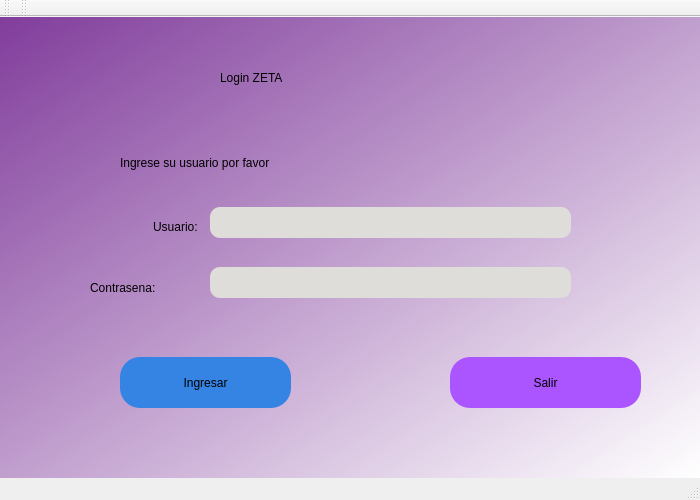
<?xml version="1.0" encoding="UTF-8"?>
<ui version="4.0">
 <class>MainWindow</class>
 <widget class="QMainWindow" name="MainWindow">
  <property name="geometry">
   <rect>
    <x>0</x>
    <y>0</y>
    <width>700</width>
    <height>500</height>
   </rect>
  </property>
  <property name="minimumSize">
   <size>
    <width>700</width>
    <height>500</height>
   </size>
  </property>
  <property name="maximumSize">
   <size>
    <width>700</width>
    <height>500</height>
   </size>
  </property>
  <property name="windowTitle">
   <string>MainWindow</string>
  </property>
  <property name="styleSheet">
   <string notr="true">QWidget#centralwidget{
background-color: qlineargradient(spread:pad, x1:0, y1:0, x2:1, y2:1, stop:0 rgba(129, 61, 156, 255), stop:1 rgba(255, 255, 255, 255));}</string>
  </property>
  <widget class="QWidget" name="centralwidget">
   <widget class="QLabel" name="label">
    <property name="geometry">
     <rect>
      <x>220</x>
      <y>10</y>
      <width>231</width>
      <height>101</height>
     </rect>
    </property>
    <property name="styleSheet">
     <string notr="true">font: 36pt &quot;San Francisco Display&quot;;</string>
    </property>
    <property name="text">
     <string>Login ZETA</string>
    </property>
   </widget>
   <widget class="QLabel" name="label_2">
    <property name="geometry">
     <rect>
      <x>120</x>
      <y>90</y>
      <width>271</width>
      <height>111</height>
     </rect>
    </property>
    <property name="styleSheet">
     <string notr="true">font: 16pt &quot;San Francisco Display&quot;;</string>
    </property>
    <property name="text">
     <string>Ingrese su usuario por favor</string>
    </property>
   </widget>
   <widget class="QLabel" name="label_3">
    <property name="geometry">
     <rect>
      <x>-30</x>
      <y>190</y>
      <width>231</width>
      <height>41</height>
     </rect>
    </property>
    <property name="styleSheet">
     <string notr="true">font: 16pt &quot;San Francisco Display&quot;;</string>
    </property>
    <property name="text">
     <string>&lt;html&gt;&lt;head/&gt;&lt;body&gt;&lt;p align=&quot;right&quot;&gt;Usuario: &lt;/p&gt;&lt;/body&gt;&lt;/html&gt;</string>
    </property>
   </widget>
   <widget class="QLabel" name="label_4">
    <property name="geometry">
     <rect>
      <x>90</x>
      <y>250</y>
      <width>121</width>
      <height>41</height>
     </rect>
    </property>
    <property name="styleSheet">
     <string notr="true">font: 16pt &quot;San Francisco Display&quot;;</string>
    </property>
    <property name="text">
     <string>Contrasena:</string>
    </property>
   </widget>
   <widget class="QLineEdit" name="lineEdit">
    <property name="geometry">
     <rect>
      <x>210</x>
      <y>190</y>
      <width>361</width>
      <height>31</height>
     </rect>
    </property>
    <property name="styleSheet">
     <string notr="true">border-radius:10px;
background-color: rgb(222, 221, 218);
font: 14pt &quot;San Francisco Display&quot;;</string>
    </property>
   </widget>
   <widget class="QLineEdit" name="lineEdit_2">
    <property name="geometry">
     <rect>
      <x>210</x>
      <y>250</y>
      <width>361</width>
      <height>31</height>
     </rect>
    </property>
    <property name="styleSheet">
     <string notr="true">border-radius: 10px;
font: 14pt &quot;San Francisco Display&quot;;
background-color: rgb(222, 221, 218);</string>
    </property>
   </widget>
   <widget class="QPushButton" name="pushButton">
    <property name="geometry">
     <rect>
      <x>120</x>
      <y>340</y>
      <width>171</width>
      <height>51</height>
     </rect>
    </property>
    <property name="styleSheet">
     <string notr="true">border-radius:20px;
font: 14pt &quot;San Francisco Display&quot;;
background-color: rgb(53, 132, 228);</string>
    </property>
    <property name="text">
     <string>Ingresar</string>
    </property>
   </widget>
   <widget class="QPushButton" name="pushButton_2">
    <property name="geometry">
     <rect>
      <x>450</x>
      <y>340</y>
      <width>191</width>
      <height>51</height>
     </rect>
    </property>
    <property name="styleSheet">
     <string notr="true">border-radius:20px;
font: 14pt &quot;San Francisco Display&quot;;
background-color:rgb(170,85,255)</string>
    </property>
    <property name="text">
     <string>Salir</string>
    </property>
   </widget>
   <widget class="QLabel" name="label_5">
    <property name="geometry">
     <rect>
      <x>120</x>
      <y>290</y>
      <width>431</width>
      <height>31</height>
     </rect>
    </property>
    <property name="styleSheet">
     <string notr="true">font: 12pt &quot;San Francisco Display&quot;;
color: red;</string>
    </property>
    <property name="text">
     <string/>
    </property>
   </widget>
  </widget>
  <widget class="QMenuBar" name="menubar">
   <property name="geometry">
    <rect>
     <x>0</x>
     <y>0</y>
     <width>700</width>
     <height>24</height>
    </rect>
   </property>
  </widget>
  <widget class="QStatusBar" name="statusbar"/>
  <widget class="QToolBar" name="toolBar">
   <property name="windowTitle">
    <string>toolBar</string>
   </property>
   <attribute name="toolBarArea">
    <enum>TopToolBarArea</enum>
   </attribute>
   <attribute name="toolBarBreak">
    <bool>false</bool>
   </attribute>
  </widget>
  <widget class="QToolBar" name="toolBar_2">
   <property name="windowTitle">
    <string>toolBar_2</string>
   </property>
   <attribute name="toolBarArea">
    <enum>TopToolBarArea</enum>
   </attribute>
   <attribute name="toolBarBreak">
    <bool>false</bool>
   </attribute>
  </widget>
 </widget>
 <resources/>
 <connections/>
</ui>
